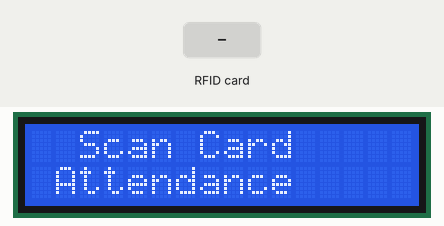
Simulated run of this sketch. Board: Arduino Uno, built with avr-gcc and run on an emulated ATmega328P. Shown: 16×2 character LCD. Inputs (shaded band) come from the test bench. What the sketch prints to the serial monitor is not drawn.

Above: at 1.3 s.
1.4 s: RFID card AB 8A 6D 05 held to the reader
At 2.5 s:
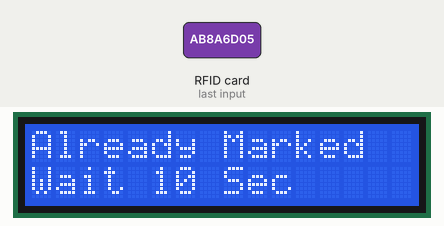
4.4 s: RFID card 5E 7A 19 C4 held to the reader
At 5.0 s:
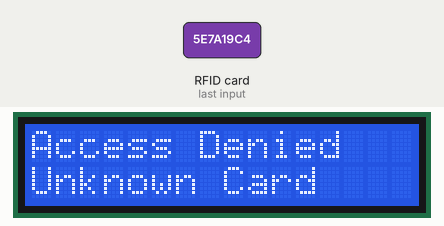
7.4 s: RFID card 12 34 56 78 held to the reader
At 7.8 s:
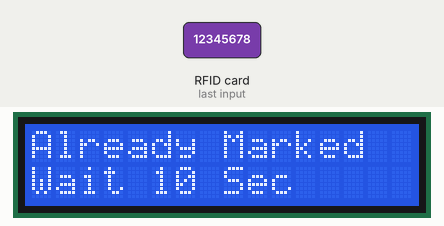
Timing chart, 0 to 10.4 s (numbered marks = the images above; inputs shaded):
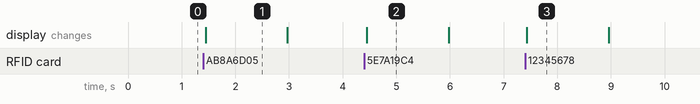

The sketch:

RFID_Attendance_System.ino
```cpp
#include <SPI.h>
#include <MFRC522.h>
#include <Wire.h>
#include <LiquidCrystal_I2C.h>

#define SS_PIN 10
#define RST_PIN 9

MFRC522 rfid(SS_PIN, RST_PIN);

// Change address to 0x3F if your LCD doesn't work
LiquidCrystal_I2C lcd(0x27, 16, 2);

String cardUID = "";

//---------------- Student Details ----------------

String student1UID = "AB8A6D05";
String student2UID = "12345678";

String student1Name = "Hemanth";
String student2Name = "Arun";

//-------------------------------------------------

unsigned long lastScan1 = 0;
unsigned long lastScan2 = 0;

const unsigned long duplicateDelay = 10000;

void setup()
{
  Serial.begin(9600);

  SPI.begin();
  rfid.PCD_Init();

  lcd.init();
  lcd.backlight();

  welcomeScreen();
}

void loop()
{
  if (!rfid.PICC_IsNewCardPresent())
    return;

  if (!rfid.PICC_ReadCardSerial())
    return;

  cardUID = "";

  for (byte i = 0; i < rfid.uid.size; i++)
  {
    if (rfid.uid.uidByte[i] < 0x10)
      cardUID += "0";

    cardUID += String(rfid.uid.uidByte[i], HEX);
  }

  cardUID.toUpperCase();

  Serial.print("UID: ");
  Serial.println(cardUID);

  checkAttendance(cardUID);

  rfid.PICC_HaltA();
  rfid.PCD_StopCrypto1();

  delay(1500);

  welcomeScreen();
}

//------------------------------------------------

void welcomeScreen()
{
  lcd.clear();
  lcd.setCursor(2,0);
  lcd.print("Scan Card");
  lcd.setCursor(1,1);
  lcd.print("Attendance");
}

//------------------------------------------------

void checkAttendance(String uid)
{
  unsigned long currentTime = millis();

  if(uid == student1UID)
  {
    if(currentTime - lastScan1 >= duplicateDelay)
    {
      lastScan1 = currentTime;
      markAttendance(student1Name);
    }
    else
    {
      duplicateScan();
    }
  }

  else if(uid == student2UID)
  {
    if(currentTime - lastScan2 >= duplicateDelay)
    {
      lastScan2 = currentTime;
      markAttendance(student2Name);
    }
    else
    {
      duplicateScan();
    }
  }

  else
  {
    unknownCard();
  }
}

//------------------------------------------------

void markAttendance(String name)
{
  Serial.println("Attendance Recorded");
  Serial.print("Student : ");
  Serial.println(name);

  lcd.clear();

  lcd.setCursor(0,0);
  lcd.print(name);

  lcd.setCursor(0,1);
  lcd.print("Attendance OK");
}

//------------------------------------------------

void duplicateScan()
{
  Serial.println("Duplicate Scan Ignored");

  lcd.clear();

  lcd.setCursor(0,0);
  lcd.print("Already Marked");

  lcd.setCursor(0,1);
  lcd.print("Wait 10 Sec");
}

//------------------------------------------------

void unknownCard()
{
  Serial.println("Unknown Card");

  lcd.clear();

  lcd.setCursor(0,0);
  lcd.print("Access Denied");

  lcd.setCursor(0,1);
  lcd.print("Unknown Card");
}
```

Measured:
- after the input at 1.4 s, the display: changes after 0.05 s (image 1)
- after the input at 4.4 s, the display: changes after 0.05 s (image 2)
- after the input at 7.4 s, the display: changes at once (image 3)
- what the display in image 1 shows lasts 1.6 s, from 1.4 s to 3.0 s
